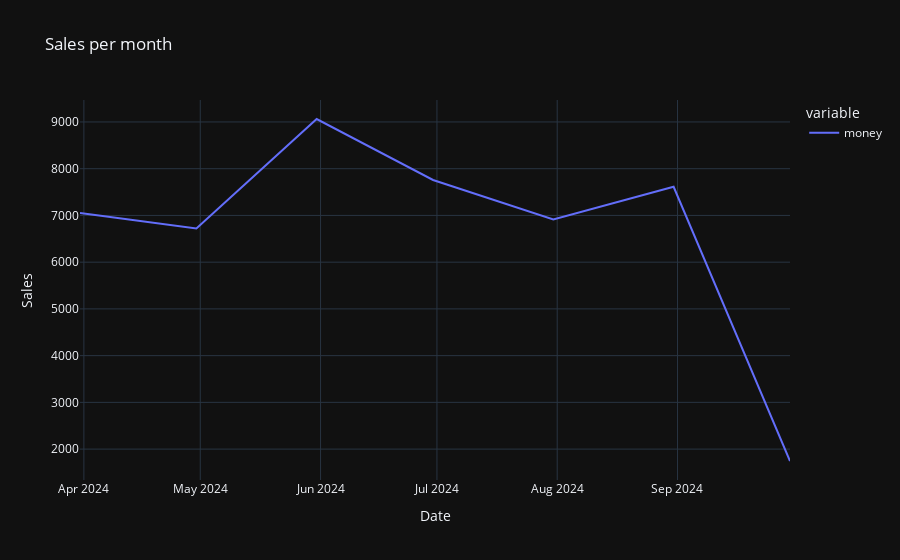

Source (notebook cell):
### Code cell
# Plot a time series of the sales per month
df_sales_per_month = df.groupby("date")["money"].sum().resample("ME").sum()
fig = px.line(
    df_sales_per_month,
    title="Sales per month",
    labels={"date": "Date", "value": "Sales"},
)
fig.show()

### Figure 1 — Plotly figure (JSON) as saved in the notebook; plotly's stock layout.template omitted (floating-point values rounded to 4 significant figures)
{"data": [{"hovertemplate": "variable=money<br>Date=%{x}<br>Sales=%{y}<extra></extra>", "legendgroup": "money", "line": {"color": "#636efa", "dash": "solid"}, "marker": {"symbol": "circle"}, "mode": "lines", "name": "money", "orientation": "v", "showlegend": true, "type": "scatter", "x": ["2024-03-31T00:00:00", "2024-04-30T00:00:00", "2024-05-31T00:00:00", "2024-06-30T00:00:00", "2024-07-31T00:00:00", "2024-08-31T00:00:00", "2024-09-30T00:00:00"], "xaxis": "x", "y": [7050.0, 6721.0, 9063.0, 7759.0, 6916.0, 7614.0, 1745.0], "yaxis": "y"}], "layout": {"legend": {"title": {"text": "variable"}, "tracegroupgap": 0}, "title": {"text": "Sales per month"}, "xaxis": {"anchor": "y", "domain": [0, 1], "title": {"text": "Date"}}, "yaxis": {"anchor": "x", "domain": [0, 1], "title": {"text": "Sales"}}}}
